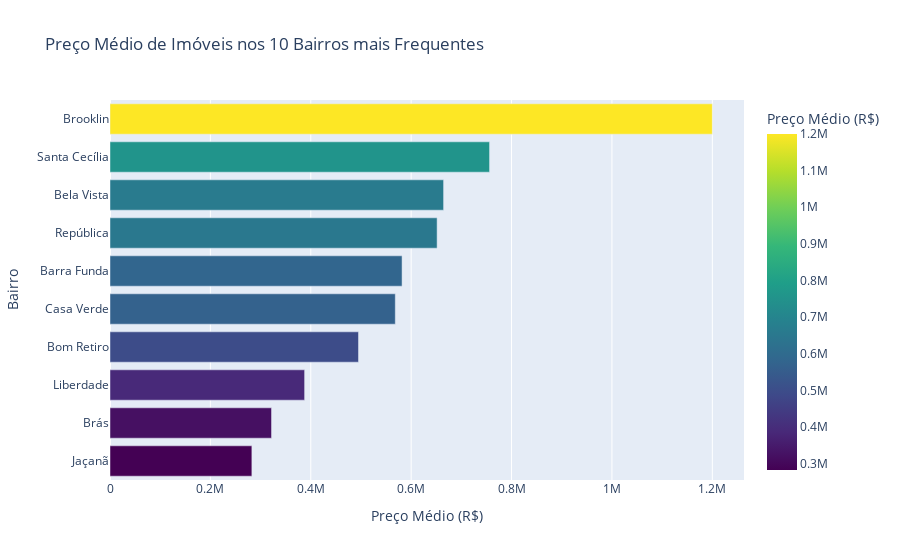

This figure's notebook cell:
### Code cell
# Filtra os 10 bairros mais frequentes
top_bairros = df_sem_outliers['Bairro'].value_counts().nlargest(10).index

# Filtra o DataFrame
df_top_bairros = df_sem_outliers[df_sem_outliers['Bairro'].isin(top_bairros)]

# Calcula o preço médio
media_preco = df_top_bairros.groupby('Bairro')['Preco'].mean().sort_values(ascending=False).reset_index()

# Gráfico interativo
fig = px.bar(
    media_preco,
    x='Preco',
    y='Bairro',
    orientation='h',
    color='Preco',
    color_continuous_scale='viridis',
    labels={'Preco': 'Preço Médio (R$)', 'Bairro': 'Bairro'},
    title='Preço Médio de Imóveis nos 10 Bairros mais Frequentes'
)

fig.update_layout(yaxis={'categoryorder':'total ascending'})
fig.show()

### Figure 1 — Plotly figure (JSON) as saved in the notebook; plotly's stock layout.template omitted (floating-point values rounded to 4 significant figures)
{"data": [{"alignmentgroup": "True", "hovertemplate": "Preço Médio (R$)=%{marker.color}<br>Bairro=%{y}<extra></extra>", "legendgroup": "", "marker": {"color": [1200000.0, 756200.0, 664600.0, 651700.0, 581900.0, 568397, 495100.0, 387700.0, 321800.0, 282600.0], "coloraxis": "coloraxis", "pattern": {"shape": ""}}, "name": "", "offsetgroup": "", "orientation": "h", "showlegend": false, "textposition": "auto", "type": "bar", "x": [1200000.0, 756200.0, 664600.0, 651700.0, 581900.0, 568397, 495100.0, 387700.0, 321800.0, 282600.0], "xaxis": "x", "y": ["Brooklin", "Santa Cecília", "Bela Vista", "República", "Barra Funda", "Casa Verde", "Bom Retiro", "Liberdade", "Brás", "Jaçanã"], "yaxis": "y"}], "layout": {"barmode": "relative", "coloraxis": {"colorbar": {"title": {"text": "Preço Médio (R$)"}}, "colorscale": [[0, "#440154"], [0.1111, "#482878"], [0.2222, "#3e4989"], [0.3333, "#31688e"], [0.4444, "#26828e"], [0.5556, "#1f9e89"], [0.6667, "#35b779"], [0.7778, "#6ece58"], [0.8889, "#b5de2b"], [1, "#fde725"]]}, "legend": {"tracegroupgap": 0}, "title": {"text": "Preço Médio de Imóveis nos 10 Bairros mais Frequentes"}, "xaxis": {"anchor": "y", "domain": [0, 1], "title": {"text": "Preço Médio (R$)"}}, "yaxis": {"anchor": "x", "categoryorder": "total ascending", "domain": [0, 1], "title": {"text": "Bairro"}}}}
